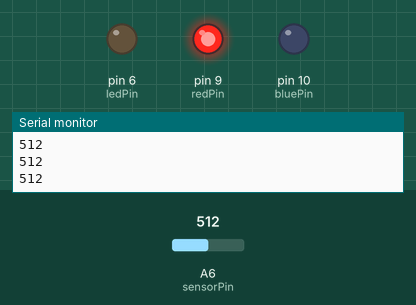
Simulated run of this sketch. Board: Arduino Nano, built with avr-gcc and run on an emulated ATmega328P. On the bench: output pins drawn as LEDs (lit = HIGH), the last lines printed to the serial monitor. Inputs (shaded band) come from the test bench; at power-on: A6 (sensorPin) = 512.

Above: at 1.3 s.
1.4 s: A6 (sensorPin) set to 716
At 1.8 s:
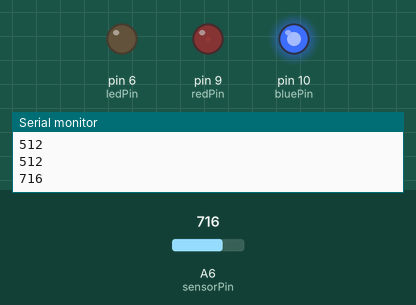
3.0 s: A6 (sensorPin) set to 767
At 4.2 s:
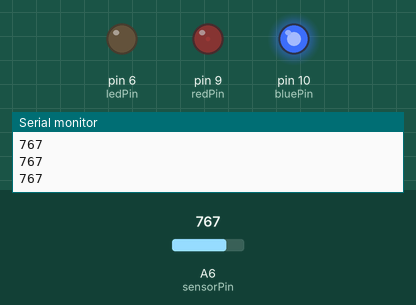
4.5 s: A6 (sensorPin) set to 768
At 5.4 s:
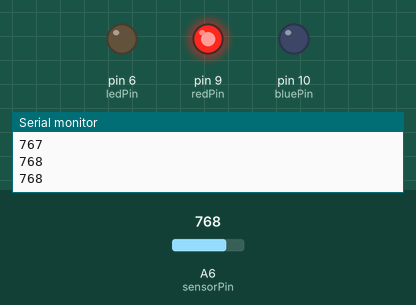
6.0 s: A6 (sensorPin) set to 900
At 6.5 s:
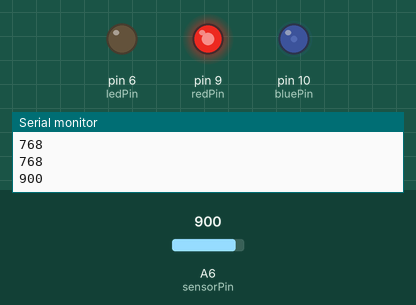
7.5 s: A6 (sensorPin) set to 1023
At 8.7 s:
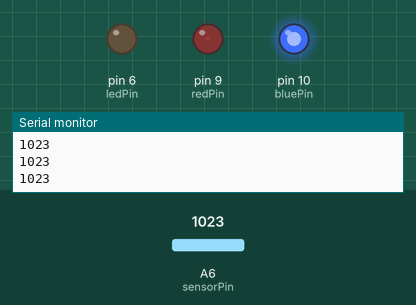
9.0 s: A6 (sensorPin) set to 0
At 10.1 s:
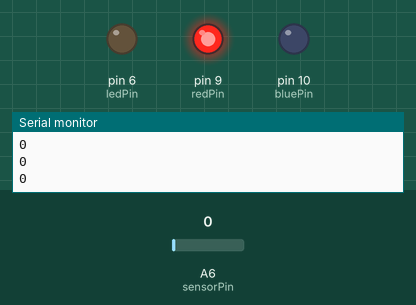
Timing chart, 0 to 11.5 s (numbered marks = the images above; inputs shaded):
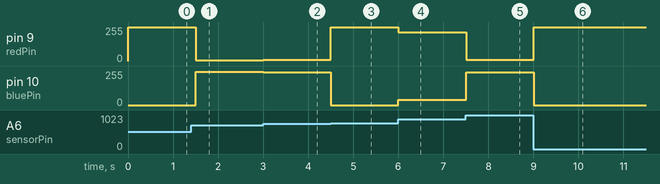

Measured:
- the behaviour switches between 767 and 768 on A6 (sensorPin) (found by bisection; images 2 and 3)
- after the input at 1.4 s, pin 9 (redPin): 255/255 → 7/255 after 0.10 s; pin 10 (bluePin): 0/255 → 248/255 after 0.10 s
- after the input at 3.0 s, pin 9 (redPin): 7/255 → 9/255 at once; pin 10 (bluePin): 248/255 → 246/255 at once
- after the input at 4.5 s, pin 9 (redPin): 9/255 → 255/255 at once; pin 10 (bluePin): 246/255 → 0/255 at once
- after the input at 6.0 s, pin 9 (redPin): 255/255 → 215/255 at once; pin 10 (bluePin): 0/255 → 40/255 at once
- after the input at 7.5 s, pin 9 (redPin): 215/255 → 9/255 at once; pin 10 (bluePin): 40/255 → 246/255 at once
- after the input at 9.0 s, pin 9 (redPin): 9/255 → 255/255 at once; pin 10 (bluePin): 246/255 → 0/255 at once

The sketch:

LightSensor.ino
```cpp
/*
 * LilyPad tutorial: sensing (sensors)
 *
 * Reads data from a LilyPad light sensor module
 * and then sends that data to the computer
 * so that you can see the sensor values
 */

int ledPin = 6;	// LED is connected to digital pin 13
int sensorPin = A6;	// light sensor is connected to analog pin 0
int sensorValue;	// variable to store the value coming from the sensor

int redPin = 9;	// R petal on RGB LED module connected to digital pin 11
int greenPin = 11;	// G petal on RGB LED module connected to digital pin 9
int bluePin = 10;	// B petal on RGB LED module connected to digital pin 10

void setup()
{
         pinMode(ledPin, OUTPUT);	// sets the ledPin to be an output
         Serial.begin(9600);	//initialize the serial port
}

void loop()	// run over and over again
{
          sensorValue = analogRead(sensorPin);	// read the value from the sensor
          Serial.println(sensorValue);	// send that value to the computer

          color(sensorValue * 10, 0,  255 - (sensorValue * 10));

          delay(500);	// delay for 1/10 of a second
}

void color (unsigned char red, unsigned char green, unsigned char blue)     // the color generating function
{
          analogWrite(redPin, 255-red);
          analogWrite(bluePin, 255-blue);
   //       analogWrite(greenPin, 255-green);
}
```
